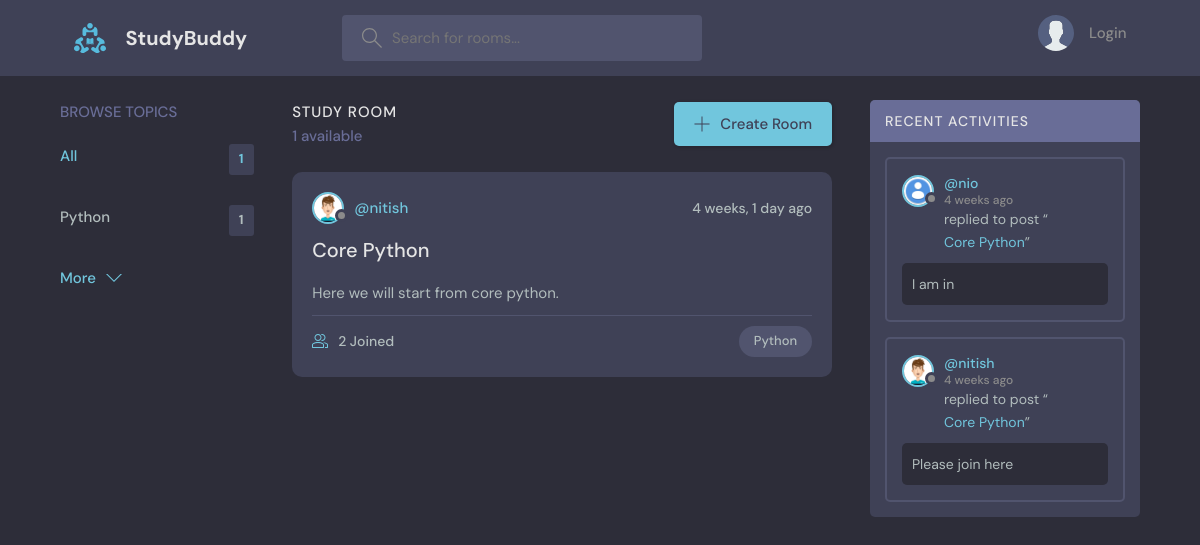
The page / on the database its author committed.
### base/models.py (models this page shows, shortened)
class Topic(models.Model):
    name = models.CharField(max_length=200)

class Room(models.Model):
    host = models.ForeignKey(User, on_delete=models.SET_NULL, null=True)
    topic = models.ForeignKey(Topic, on_delete=models.SET_NULL, null=True)
    name = models.CharField(max_length=200)
    description = models.TextField(null=True, blank=True)
    participants = models.ManyToManyField(User, related_name='participants', blank=True) # many to many relationship
    updated = models.DateTimeField(auto_now=True)
    created = models.DateField(auto_now_add=True)
    class Meta:
        ordering = ['-updated', '-created'] # - means descending order
    def __str__(self):
        return self.name

class User(AbstractUser):
    name = models.CharField(max_length=255, null=True)
    email = models.EmailField(unique=True, null=True)
    bio = models.TextField(null=True)
    avatar = models.ImageField(null=True, default='dp.jpg')
    USERNAME_FIELD = 'email'
    REQUIRED_FIELDS = []

class Message(models.Model):
    user = models.ForeignKey(User, on_delete=models.CASCADE)
    room = models.ForeignKey(Room, on_delete=models.CASCADE)
    body = models.TextField()
    updated = models.DateTimeField(auto_now=True)
    created = models.DateTimeField(auto_now_add=True)
    class Meta:
        ordering = ['-updated', '-created'] # - means descending order

### base/views.py (the view)
# urls.py: path('', views.home, name='home'),
def home(request):
    print('------------- cb+ s (print user data) -------------')
    print(request.user)
    for key, value in request.session.items():
        print('{} => {}'.format(key, value))
    print('------------- cb+ e (print user data) ------------- ')
    all_topics_count = Topic.objects.all().count()
    print('---------------------- all_topics_count----------------------')
    print(all_topics_count)
    print('---------------------- all_topics_count----------------------')
    topics = Topic.objects.all()[0:5]
    q = request.GET.get('q') if request.GET.get('q') != None else ''
    rooms = Room.objects.filter(
        Q(topic__name__icontains = q) |
        Q(name__icontains = q) |
        Q(description__icontains = q)
    )
    room_count = rooms.count()
    room_messages = Message.objects.filter(Q(room__topic__name__icontains = q)) # parent of parent data fetch [Message table >> Room table >> Topic table]
    print('-----------')
    print(rooms)
    print('-----------')
    context = {'rooms':rooms, 'topics':topics, "all_topics_count":all_topics_count, 'room_count': room_count, 'room_messages':room_messages}
    return render(request, 'base/home.html', context)

### base/templates/base/home.html (shortened to what this page needs)
{% extends 'main.html' %}
{% block content %}
    <main class="layout layout--3">
      <div class="container">
        {% include 'base/topics_component.html' %}
        <div class="roomList">
          <div class="roomList__header">
            <div>
              <h2>Study Room</h2>
              <p>{{room_count}} available</p>
            </div>
            <a class="btn btn--main" href="{% url 'create-room' %}">
              <svg version="1.1" xmlns="http://www.w3.org/2000/svg" width="32" height="32" viewBox="0 0 32 32">
                <title>add</title>
                <path
                  d="M16.943 0.943h-1.885v14.115h-14.115v1.885h14.115v14.115h1.885v-14.115h14.115v-1.885h-14.115v-14.115z"
                ></path>
              </svg>
              Create Room
            </a>
          </div>
          {% include 'base/feed_component.html' %}
        </div>
        {% include 'base/activity_component.html' %}
      </div>
    </main>
  {% endblock content %}

### base/templates/base/topics_component.html
<div class="topics">
    <div class="topics__header">
      <h2>Browse Topics</h2>
    </div>
    <ul class="topics__list">
      <li>
        <a href="{% url 'home' %}" class="active">All <span>{{all_topics_count}}</span></a>
      </li>
      {% for topic in topics %}
      <li>
        <a href="{% url 'home'%}?q={{topic.name}}">{{topic.name}} <span>{{topic.room_set.all.count}}</span></a>
      </li>
      {% endfor %}
    </ul>
    <a class="btn btn--link" href="{% url 'topics' %}">
      More
      <svg version="1.1" xmlns="http://www.w3.org/2000/svg" width="32" height="32" viewBox="0 0 32 32">
        <title>chevron-down</title>
        <path d="M16 21l-13-13h-3l16 16 16-16h-3l-13 13z"></path>
      </svg>
    </a>
  </div>

### base/templates/base/feed_component.html (shortened to what this page needs)
{% load static %}
  {% for room in rooms %}
    <div class="roomListRoom">
      <div class="roomListRoom__header">
        <a href="{% url 'profile' room.host.id %}" class="roomListRoom__author">
          <div class="avatar avatar--small">
            <img src="{{room.host.avatar.url}}" />
          </div>
          <span>@{{room.host.username}}</span>
        </a>
        <div class="roomListRoom__actions">
          <span>{{room.created|timesince}} ago</span>
        </div>
      </div>
      <div class="roomListRoom__content">
        <a href="{% url 'room' room.id %}">{{ room.name }}</a>
        <p>
          {{room.description}}
        </p>
      </div>
      <div class="roomListRoom__meta">
        <a href="room.html" class="roomListRoom__joined">
          {{room.message_set.all.count}} Joined
        </a>
        <p class="roomListRoom__topic">{{room.topic.name}}</p>
      </div>
    </div>
  {% endfor %}

### base/templates/base/activity_component.html (shortened to what this page needs)
{% load static %}
  <div class="activities">
    <div class="activities__header">
      <h2>Recent Activities</h2>
    </div>
    {% for room_message in room_messages %}
      <div class="activities__box">
        <div class="activities__boxHeader roomListRoom__header">
          <a href="{% url 'profile' room_message.user.id %}" class="roomListRoom__author">
            <div class="avatar avatar--small">
              <img src="{{room_message.user.avatar.url}}" />
            </div>
            <p>
              @{{room_message.user.username}}
              <span>{{room_message.created|timesince}} ago</span>
            </p>
          </a>
        </div>
        <div class="activities__boxContent">
          <p>replied to post “<a href="{% url 'room' room_message.room.id %}">{{room_message.room.name}}</a>”</p>
          <div class="activities__boxRoomContent">
            {{room_message.body}}
          </div>
        </div>
      </div>
    {% endfor %}
  </div>

### rows shown on the page
Topic: name "Python", room_set.all.count "1"
Room: host.avatar (picture), host.username "nitish", created "4 weeks, 1 day", name "Core Python", description "Here we will start from core python.", message_set.all.count "2", topic.name "Python"
Message: user.avatar (picture), user.username "nio", created "4 weeks", room.name "Core Python", body "I am in"
Message: user.avatar (picture), user.username "nitish", created "4 weeks", room.name "Core Python", body "Please join here"

### other values the page prints
{{ all_topics_count }} "1"
{{ room_count }} "1"
